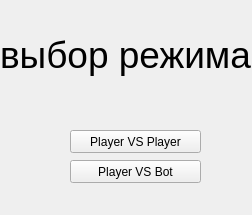
<?xml version="1.0" encoding="UTF-8"?>
<ui version="4.0">
 <class>MainWindow</class>
 <widget class="QMainWindow" name="MainWindow">
  <property name="geometry">
   <rect>
    <x>0</x>
    <y>0</y>
    <width>252</width>
    <height>215</height>
   </rect>
  </property>
  <property name="windowTitle">
   <string>MainWindow</string>
  </property>
  <widget class="QWidget" name="centralwidget">
   <widget class="QLabel" name="label">
    <property name="geometry">
     <rect>
      <x>0</x>
      <y>0</y>
      <width>251</width>
      <height>111</height>
     </rect>
    </property>
    <property name="text">
     <string>&lt;html&gt;&lt;head/&gt;&lt;body&gt;&lt;p&gt;&lt;span style=&quot; font-size:28pt;&quot;&gt;выбор режима&lt;/span&gt;&lt;/p&gt;&lt;/body&gt;&lt;/html&gt;</string>
    </property>
   </widget>
   <widget class="QPushButton" name="button_pvp">
    <property name="geometry">
     <rect>
      <x>70</x>
      <y>130</y>
      <width>131</width>
      <height>23</height>
     </rect>
    </property>
    <property name="text">
     <string>Player VS Player</string>
    </property>
   </widget>
   <widget class="QPushButton" name="button_pvb">
    <property name="geometry">
     <rect>
      <x>70</x>
      <y>160</y>
      <width>131</width>
      <height>23</height>
     </rect>
    </property>
    <property name="text">
     <string>Player VS Bot</string>
    </property>
   </widget>
  </widget>
 </widget>
 <resources/>
 <connections/>
</ui>
